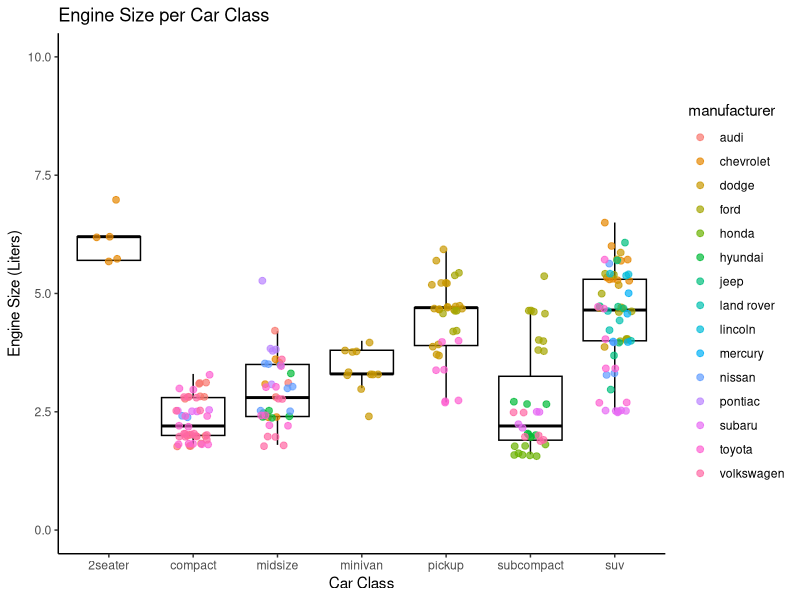
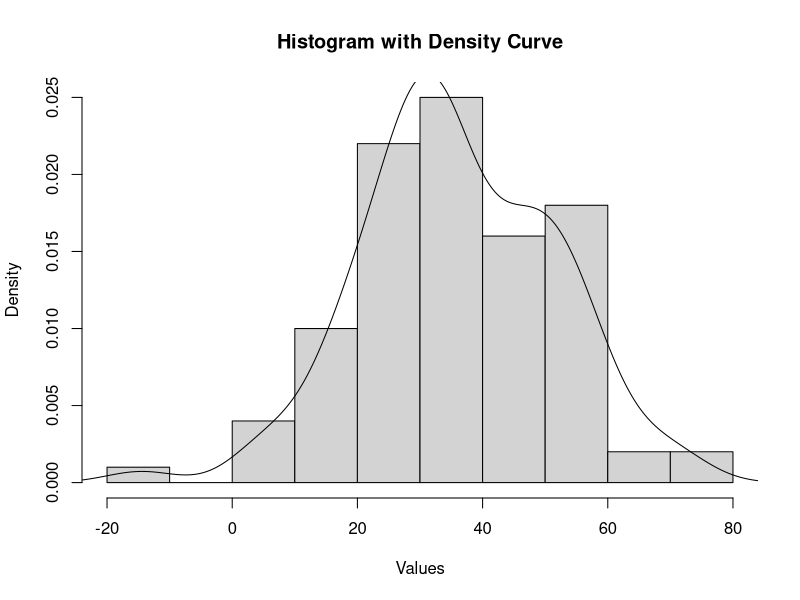

These charts were generated, in order, by the following R code:
## ---- chunk 1
install.packages("ggplot2")  
library(ggplot2)

mpg <- ggplot2::mpg  
ggplot(mpg, aes(x = class, y = displ, color = manufacturer)) +
  geom_boxplot(outlier.shape = NA, alpha = 0.6, colour = "black") +  # Boxplot with black outlines
  geom_jitter(width = 0.2, size = 2, alpha = 0.7) +  # Add individual points
  scale_y_continuous(limits = c(0, 10)) +  # Set y-axis limits from 0 to 10
  labs(
    title = "Engine Size per Car Class",
    x = "Car Class",
    y = "Engine Size (Liters)"
  ) +
  theme_classic()

## ---- chunk 2
library(dplyr)
avg_engine_size <- mpg %>%
  select(displ) %>%     
  pull() %>%            
  mean()             
avg_engine_size
## ---- chunk 3


## ---- chunk 4
circle_area <- function(diameter) {radius <- diameter / 2 
area <- radius^2 * pi
return(area)}
diameter <- 3.4
area <- circle_area(diameter)
print(area)
#yes, the function can be used on a vector of data
## ---- chunk 5
fahrenheit_to_centigrade <- function(fahrenheit) {
  centigrade <- (fahrenheit - 32) * (5 / 9)  
  cat("Fahrenheit:", fahrenheit, "is equivalent to", centigrade, "Celsius.\n")
}
fahrenheit_to_centigrade(100)

## ---- chunk 6
data <- rnorm(100, mean = 35, sd = 15)
calculate_stats <- function(data_vector) {
  # Calculate mean, median, and range
  mean_val <- mean(data_vector)
  median_val <- median(data_vector)
  range_val <- range(data_vector)
  
  # Print the results
  cat("Mean: ", mean_val, "\n")
  cat("Median: ", median_val, "\n")
  cat("Range: ", range_val[1], "to", range_val[2], "\n")
  
  # Plot a histogram (as a proportion) and add a density curve
  hist(data_vector, probability = TRUE, 
       main = "Histogram with Density Curve", 
       xlab = "Values", )
  lines(density(data_vector),) 

}
calculate_stats(data)

## ---- chunk 7
custom_median <- function(x) {
  x_sorted <- sort(x)
  n <- length(x_sorted)
  if (n %% 2 == 1) {
    median_value <- x_sorted[(n + 1) / 2]
  } else {
    median_value <- mean(x_sorted[(n / 2):(n / 2 + 1)])
  }
  return(median_value)
}
#testing fction
odd_vector <- c(5, 2, 8, 1, 9)
odd_median <- custom_median(odd_vector)
print(paste("Median of odd vector:", odd_median))

## ---- chunk 8
ricker_model <- function(nzero, r, time, K = 100) {
  population <- numeric(time)
  population[1] <- nzero
  for (t in 2:time) {
    population[t] <- population[t - 1] * exp(r * (1 - population[t - 1] / K))
  }
  return(population)
}
